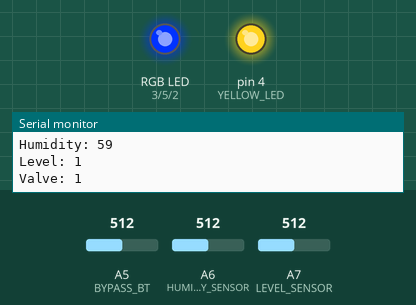
Recording of a sketch running on a simulated Arduino Nano, built with avr-gcc and run on an emulated ATmega328P. Parts: an RGB LED mixed from three pins (HIGH = lit), output pins drawn as LEDs (lit = HIGH), the last lines printed to the serial monitor. Inputs (shaded band) come from the test bench; at power-on: A6 (HUMIDITY_SENSOR) = 512, A7 (LEVEL_SENSOR) = 512, A5 (BYPASS_BT) = 512.

Above: at 1.2 s.
1.3 s: A6 (HUMIDITY_SENSOR) set to 306
2.8 s: A6 (HUMIDITY_SENSOR) set to 283
At 3.1 s:
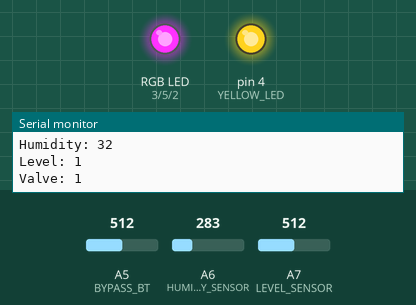
5.8 s: A7 (LEVEL_SENSOR) set to 105
7.3 s: A7 (LEVEL_SENSOR) set to 91
At 7.7 s:
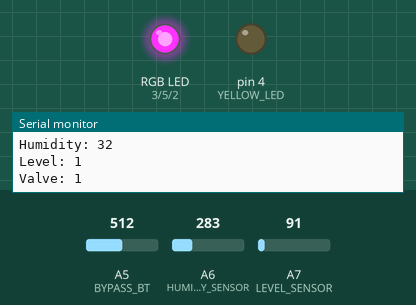
10.3 s: A6 (HUMIDITY_SENSOR) set to 310
At 11.2 s:
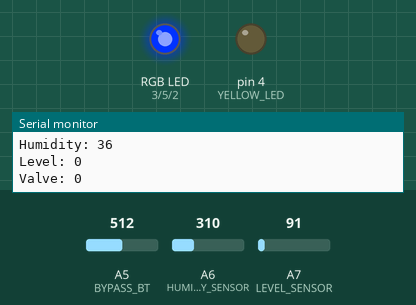
11.8 s: A6 (HUMIDITY_SENSOR) set to 290
At 12.3 s:
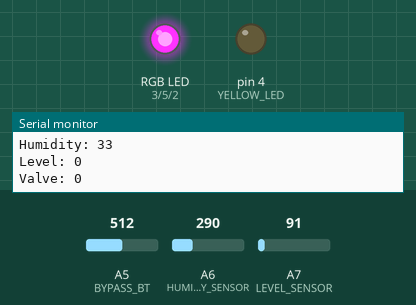
Timing chart, 0 to 14.3 s (numbered marks = the images above; inputs shaded):
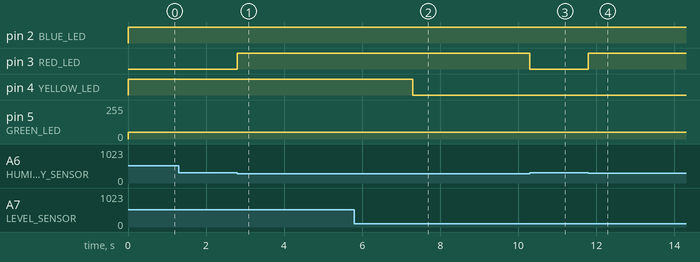

Measured:
- the behaviour switches between 300 and 299 on A6 (HUMIDITY_SENSOR) (found by bisection; images 0 and 1)
- the behaviour switches between 101 and 100 on A7 (LEVEL_SENSOR) (found by bisection; images 1 and 2)
- after the input at 2.8 s, pin 3 (RED_LED): LOW → HIGH at once
- after the input at 7.3 s, pin 4 (YELLOW_LED): HIGH → LOW at once
- after the input at 10.3 s, pin 3 (RED_LED): HIGH → LOW at once
- after the input at 11.8 s, pin 3 (RED_LED): LOW → HIGH at once

The sketch:

bigas.ino
```cpp
#define GREEN_LED 5
#define YELLOW_LED 4
#define RED_LED 3
#define BLUE_LED 2

#define LEVEL_SENSOR A7
#define HUMIDITY_SENSOR A6
#define BYPASS_BT A5

unsigned long blueLedTime = 0;
unsigned long bypassLedTime = 0;
unsigned long serialTime = 0;
bool blueLedOn = false;
bool bypassLedOn = false;

void setup() {
  pinMode(GREEN_LED, OUTPUT);
  pinMode(YELLOW_LED, OUTPUT);
  pinMode(RED_LED, OUTPUT);
  pinMode(BLUE_LED, OUTPUT);
  Serial.begin(9600);
}

void loop() {
  handleLeds();
  handleSensors();
  controlPower();
  updateSerial();
}

void controlPower() {
  analogWrite(GREEN_LED, 50);
}

void handleSensors() {
  if (analogRead(LEVEL_SENSOR) > 100 && !blueLedOn) {
    blueLedOn = true;
    blueLedTime = millis();
    digitalWrite(BLUE_LED, HIGH);
  }

  if (blueLedOn && (millis() - blueLedTime >= 5000)) {
    blueLedOn = false;
    digitalWrite(BLUE_LED, LOW);
  }
}

void handleLeds() {
  if (analogRead(LEVEL_SENSOR) > 100) {
    digitalWrite(YELLOW_LED, HIGH);
  } else {
    digitalWrite(YELLOW_LED, LOW);
  }

  if (analogRead(HUMIDITY_SENSOR) < 300) {
    digitalWrite(RED_LED, HIGH);
  } else {
    digitalWrite(RED_LED, LOW);
  }

  if (analogRead(BYPASS_BT) > 500 && !bypassLedOn) {
    bypassLedOn = true;
    bypassLedTime = millis();
    digitalWrite(BLUE_LED, HIGH);
  }

  if (bypassLedOn && (millis() - bypassLedTime >= 5000)) {
    bypassLedOn = false;
    digitalWrite(BLUE_LED, LOW);
  }
}

void updateSerial() {
  if (millis() - serialTime >= 1000) {
    serialTime = millis();

    int humidityLevel = map(analogRead(HUMIDITY_SENSOR), 0, 860, 0, 100);
    int levelState = (analogRead(LEVEL_SENSOR) > 100) ? 1 : 0;
    int valveState = (blueLedOn) ? 1 : 0;

    for (int i = 0; i < 5; i++) {
      Serial.println();
    }

    Serial.print("Power: ");
    Serial.println("on");

    Serial.print("Humidity: ");
    Serial.println(humidityLevel);

    Serial.print("Level: ");
    Serial.println(levelState);

    Serial.print("Valve: ");
    Serial.println(valveState);
  }
}

// © 2024 Christian Campolo. All rights reserved
```
